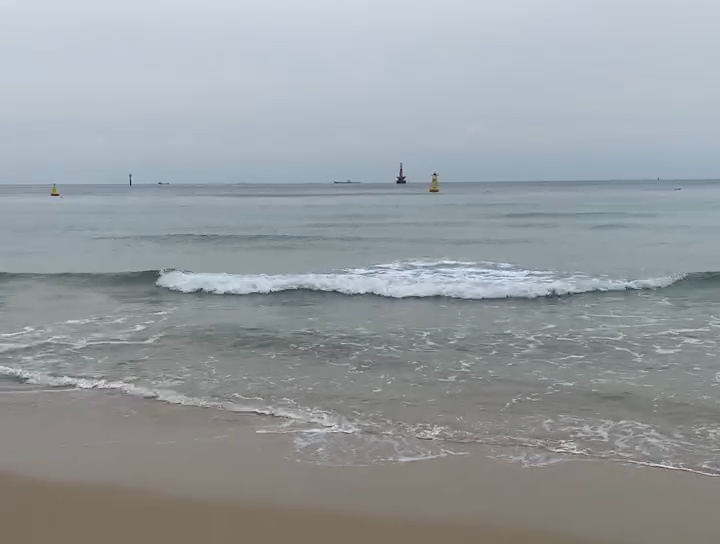
#> input picture frame 30 of ReadVideo/sea.mp4, 720 x 544 px, given in place of tracking1.avi, which was not available
$ jupyter execute hw2.ipynb   (text cells are left out)
#> lines starting #> are read from the running program, lines starting #| are printed output that depends on the picture; after the words box and inside, x2 and y2 are one past the last pixel; in counts of white or black regions, pixels touching at a corner belong together
[cell 1]
import cv2

[cell 2]
flags = [i for i in dir(cv2) if i.startswith('COLOR_')]

[cell 3]
print (flags)

[cell 4]
flags

[cell 5]
import cv2
import numpy as np
from matplotlib import pyplot as plt

[cell 6]
def nothing(x):
    pass

[cell 7]
cv2.namedWindow('frame')
cv2.createTrackbar('H','frame',0,360,nothing)
#> slider 'H' is set to 100
cv2.createTrackbar('Margin','frame',0,100,nothing)
#> slider 'Margin' is set to 33
cap = cv2.VideoCapture('tracking1.avi')
while(1):
    # Take each frame
    ret , frame = cap.read()
#> frame is the input picture: shape (544, 720, 3); mean B, G, R 160.5, 156.7, 151

    if ret:
        # Convert BGR to HSV
        hsv = cv2.cvtColor(frame, cv2.COLOR_BGR2HSV)
#> hsv: shape (544, 720, 3); mean H, S, V 78.4, 25, 163.9

        h = cv2.getTrackbarPos('H','frame')
        m = cv2.getTrackbarPos('Margin','frame')

        lower_blue = np.array([h-m,50,50])
        upper_blue = np.array([h+m,255,255])

        mask = cv2.inRange(hsv, lower_blue, upper_blue)
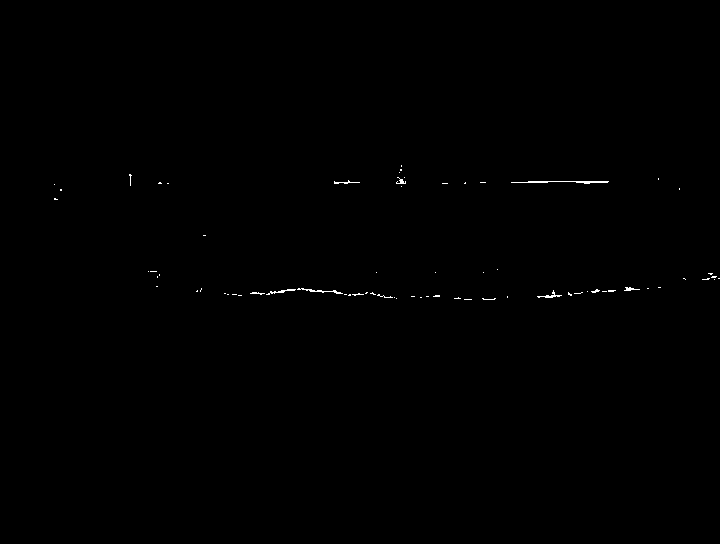
#> mask: shape (544, 720); 0.2% white in thin lines or dots, all inside (x1, y1, x2, y2) = (54, 165, 720, 300)
        # Bitwise-AND mask and original image
        res = cv2.bitwise_and(frame,frame, mask= mask)
        cv2.imshow('frame',frame)
        cv2.imshow('mask',mask)
        cv2.imshow('res',res)
    k = cv2.waitKey(5) & 0xFF
#> (key Esc is pressed here)
    if k == 27:
        break
cap.release()
cv2.destroyAllWindows()
frame = cv2.cvtColor(frame, cv2.COLOR_BGR2RGB)
plt.imshow(frame)
plt.show()
mask = cv2.cvtColor(mask, cv2.COLOR_BGR2RGB)
plt.imshow(mask)
plt.show()
res = cv2.cvtColor(res, cv2.COLOR_BGR2RGB)
plt.imshow(res)
plt.show()

[cell 8]
cv2.namedWindow('frame')
cv2.createTrackbar('H','frame',0,360,nothing)
#> slider 'H' is set to 100
cv2.createTrackbar('Margin','frame',0,100,nothing)
#> slider 'Margin' is set to 33
cap = cv2.VideoCapture('tracking3.avi')
while(1):
    # Take each frame
    ret , frame = cap.read()

    if ret:
        # Convert BGR to HSV
        hsv = cv2.cvtColor(frame, cv2.COLOR_BGR2HSV)

        h = cv2.getTrackbarPos('H','frame')
        m = cv2.getTrackbarPos('Margin','frame')

        lower_blue = np.array([h-m,50,50])
        upper_blue = np.array([h+m,255,255])

        mask = cv2.inRange(hsv, lower_blue, upper_blue)
        # Bitwise-AND mask and original image
        res = cv2.bitwise_and(frame,frame, mask= mask)
        cv2.imshow('frame',frame)
        cv2.imshow('mask',mask)
        cv2.imshow('res',res)
    k = cv2.waitKey(5) & 0xFF
#> (key Esc is pressed here)
    if k == 27:
        break
cap.release()
cv2.destroyAllWindows()
frame = cv2.cvtColor(frame, cv2.COLOR_BGR2RGB)
plt.imshow(frame)
plt.show()
mask = cv2.cvtColor(mask, cv2.COLOR_BGR2RGB)
plt.imshow(mask)
plt.show()
res = cv2.cvtColor(res, cv2.COLOR_BGR2RGB)
plt.imshow(res)
plt.show()

[cell 9]
import cv2
import numpy as np
from matplotlib import pyplot as plt

[cell 10]
def nothing(x):
    pass

[cell 11]
cv2.namedWindow('frame')
cv2.createTrackbar('H','frame',0,360,nothing)
#> slider 'H' is set to 100
cv2.createTrackbar('Margin','frame',0,100,nothing)
#> slider 'Margin' is set to 33
cap = cv2.VideoCapture('tracking4.avi')
while(1):
    # Take each frame
    ret , frame = cap.read()

    if ret:
        # Convert BGR to HSV
        hsv = cv2.cvtColor(frame, cv2.COLOR_BGR2HSV)

        h = cv2.getTrackbarPos('H','frame')
        m = cv2.getTrackbarPos('Margin','frame')

        lower_blue = np.array([h-m,50,50])
        upper_blue = np.array([h+m,255,255])

        mask = cv2.inRange(hsv, lower_blue, upper_blue)
        # Bitwise-AND mask and original image
        res = cv2.bitwise_and(frame,frame, mask= mask)
        cv2.imshow('frame',frame)
        cv2.imshow('mask',mask)
        cv2.imshow('res',res)
    k = cv2.waitKey(5) & 0xFF
#> (key Esc is pressed here)

$ run again, starting later in the video
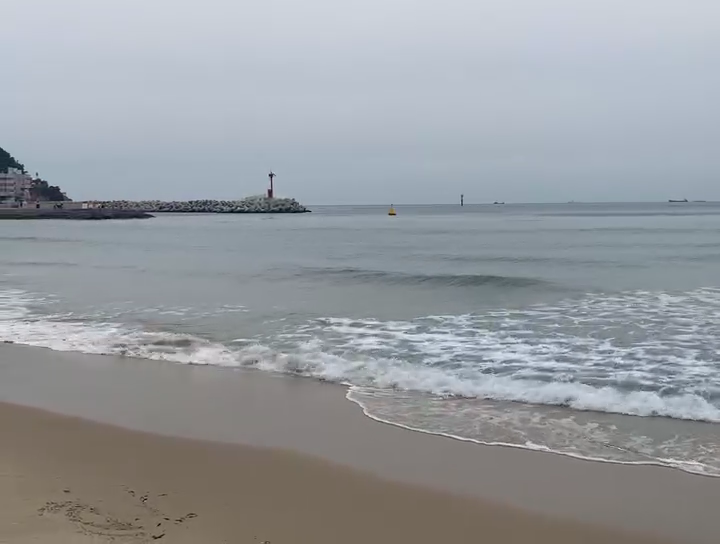
#> input picture frame 138 of ReadVideo/sea.mp4, 720 x 544 px, given in place of tracking1.avi, which was not available
#> frame is the input picture: shape (544, 720, 3); mean B, G, R 159.8, 155.3, 151.4
#> hsv: shape (544, 720, 3); mean H, S, V 81.3, 27.6, 164
#> `mask = cv2.inRange(hsv, lower_blue, upper_blue)`:
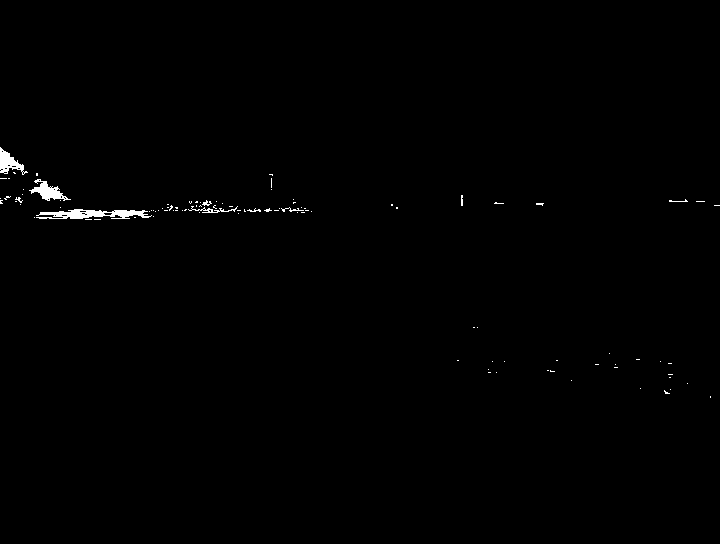
#> mask: shape (544, 720); 0.5% white; 102 white regions (92 under 20 px), largest, box (x1, y1, x2, y2) and area: (36, 209, 152, 219) 685, (29, 179, 71, 201) 369, (0, 147, 28, 175) 335

$ run again, starting later in the video
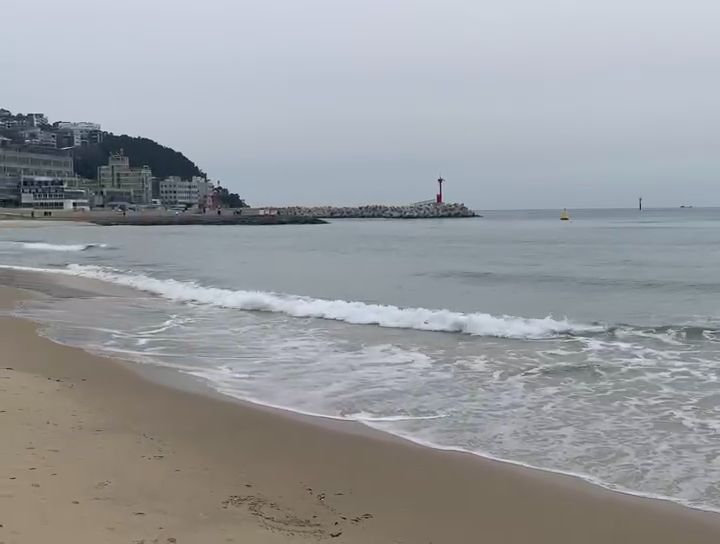
#> input picture frame 246 of ReadVideo/sea.mp4, 720 x 544 px, given in place of tracking1.avi, which was not available
#> frame is the input picture: shape (544, 720, 3); mean B, G, R 158.6, 155.3, 152.5
#> hsv: shape (544, 720, 3); mean H, S, V 86.2, 29.8, 164.4
#> `mask = cv2.inRange(hsv, lower_blue, upper_blue)`:
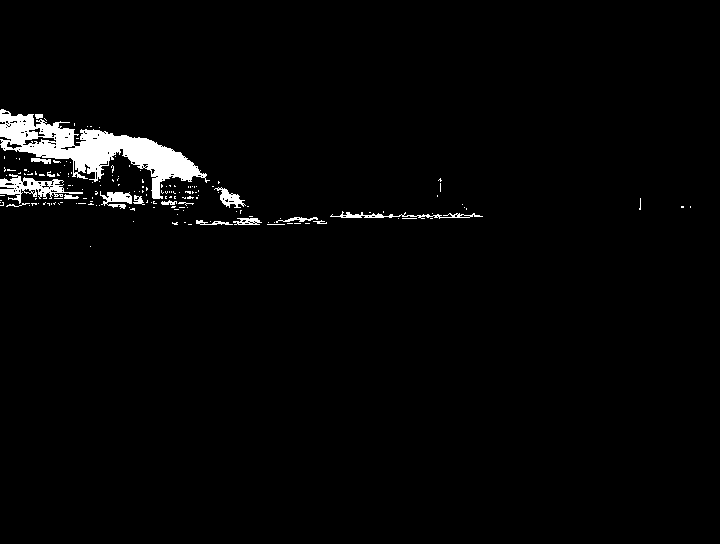
#> mask: shape (544, 720); 2.4% white; 165 white regions (148 under 20 px), largest, box (x1, y1, x2, y2) and area: (0, 109, 210, 199) 6126, (0, 174, 83, 204) 893, (330, 211, 483, 219) 379
#> `res = cv2.bitwise_and(frame,frame, mask= mask)`:
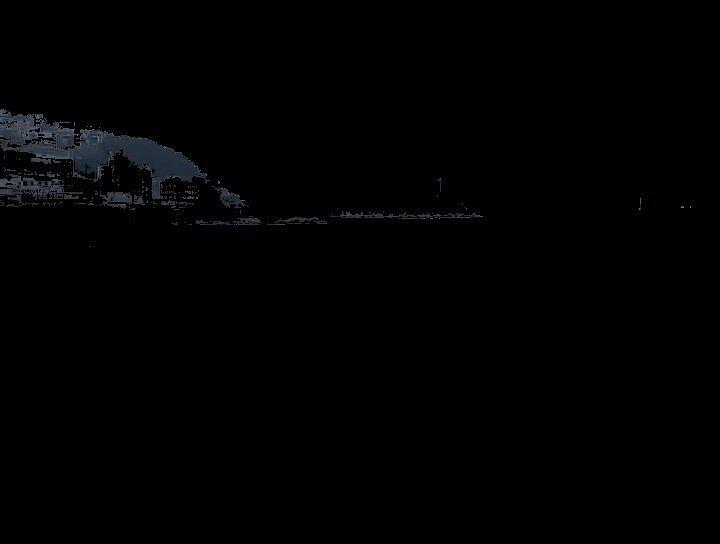
#> res: shape (544, 720, 3); mean B, G, R 1.6, 1.4, 1.2
